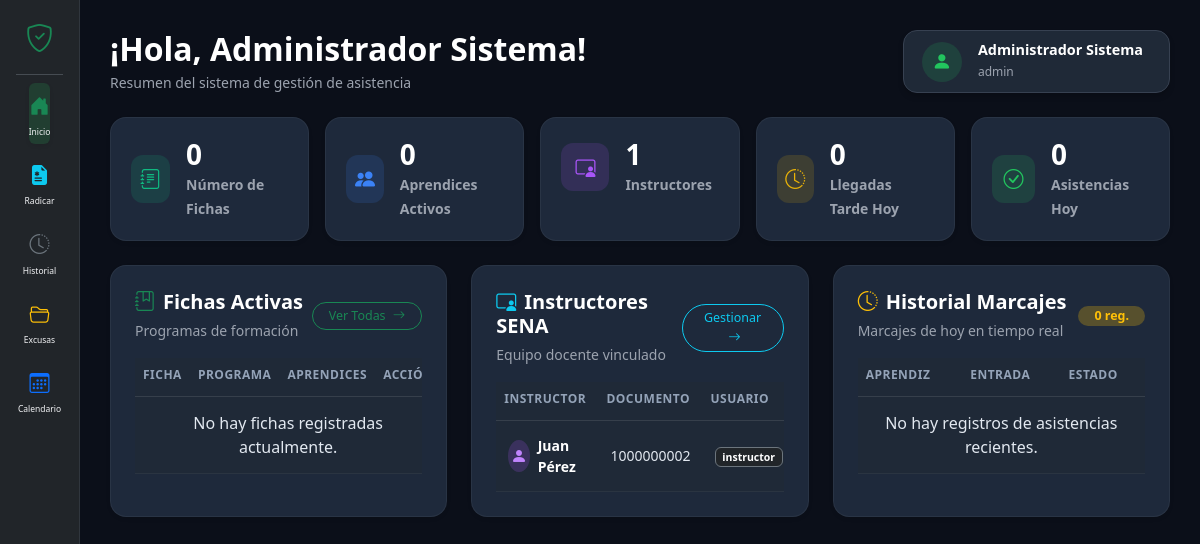
Screenshot of /index.php?action=dashboard (signed in) with the database file from the repository.
### tables this page shows
CREATE TABLE IF NOT EXISTS usuario (
    id_usuario INT AUTO_INCREMENT PRIMARY KEY,
    nombre_usuario VARCHAR(45) NOT NULL,
    contrasena VARCHAR(400) NOT NULL,
    nombre VARCHAR(45) NOT NULL,
    apellido VARCHAR(45) NOT NULL,
    identificacion VARCHAR(45) NOT NULL,
    telefono VARCHAR(45),
    codigo_rfid VARCHAR(50),
    estado VARCHAR(20) DEFAULT 'Activo',
    fk_rol INT NOT NULL,
    FOREIGN KEY (fk_rol) REFERENCES rol(id_rol)
);

### views/auth/dashboard.php (the view, shortened to what the rows shown need)
<?php
$instructoresResumen = (isset($instructoresResumen) && is_array($instructoresResumen)) ? $instructoresResumen : [];
?>
<!DOCTYPE html>
<html lang="es">
<head>
    <link href="https://cdn.jsdelivr.net/npm/bootstrap@5.3.2/dist/css/bootstrap.min.css" rel="stylesheet">
    <link rel="stylesheet" href="https://cdn.jsdelivr.net/npm/bootstrap-icons@1.11.1/font/bootstrap-icons.css">
    <link rel="stylesheet" href="public/css/dashboard.css?v=<?= file_exists('public/css/dashboard.css') ? filemtime('public/css/dashboard.css') : time(); ?>">
</head>
<body>
    <div class="dashboard-container">
        <main class="main-content">
            <div class="d-flex justify-content-between align-items-center mb-4 flex-wrap gap-3">
                <div>
                    <h2 class="fw-bold mb-1 text-white">¡Hola, <?= htmlspecialchars((string)($nombreUsuario ?? 'Usuario')); ?>!</h2>
                </div>
            </div>
            <?php if (isset($vistaActiva) && $vistaActiva === 'escaner'): ?>
                <div class="row justify-content-center mt-4">
                    <div class="col-md-8">
                        <div class="card shadow-lg text-center p-5 card-dark-panel">
                            <div class="card-body">
                                <div class="mb-4">
                                    <i class="bi bi-credit-card-2-front fs-1 text-info"></i>
                                </div>
                                <h3 class="card-title text-white mb-3">Acerque su Tarjeta o Llavero RFID</h3>
                                <p class="text-muted mb-4">El lector procesará el código automáticamente y registrará la entrada o salida.</p>
                                <form id="formEscaner">
                                    <div class="mb-3">
                                        <input type="text" id="codigo_rfid" name="codigo_rfid" class="form-control form-control-lg text-center scanner-input-box" placeholder="Esperando lectura de RFID..." autofocus autocomplete="off" required>
                                    </div>
                                </form>
                                <div id="respuestaAsistencia" class="mt-4"></div>
                            </div>
                        </div>
                    </div>
                </div>
                <script src="public/js/escaner.js"></script>
            <?php else: ?>
                <div class="row g-4 mb-4">
                    <div class="col-12 col-xl-4 col-lg-4">
                        <div class="dashboard-card card-dark-panel p-3 shadow-sm h-100 d-flex flex-column">
                            <div class="table-responsive flex-grow-1 table-scrollable-container">
                                <table class="table table-custom align-middle mb-0">
                                    <thead>
                                        <tr>
                                            <th>FICHA</th>
                                            <th>PROGRAMA</th>
                                            <th class="text-center">APRENDICES</th>
                                            <th class="text-end">ACCIÓN</th>
                                        </tr>
                                    </thead>
                                </table>
                            </div>
                        </div>
                    </div>
                    <div class="col-12 col-xl-4 col-lg-4">
                        <div class="dashboard-card card-dark-panel p-3 shadow-sm h-100 d-flex flex-column">
                            <div class="table-responsive flex-grow-1 table-scrollable-container">
                                <table class="table table-custom align-middle mb-0">
                                    <thead>
                                        <tr>
                                            <th>INSTRUCTOR</th>
                                            <th>DOCUMENTO</th>
                                            <th>USUARIO</th>
                                        </tr>
                                    </thead>
                                    <tbody>
                                        <?php if (!empty($instructoresResumen) && is_array($instructoresResumen)): ?>
                                            <?php foreach ($instructoresResumen as $inst): ?>
                                                <tr>
                                                    <td>
                                                        <div class="d-flex align-items-center gap-2">
                                                            <div class="avatar-circle-sm avatar-icon-purple">
                                                                <i class="bi bi-person-fill"></i>
                                                            </div>
                                                            <span class="fw-semibold text-white small"><?= htmlspecialchars(trim($inst['nombre'] . ' ' . $inst['apellido'])); ?></span>
                                                        </div>
                                                    </td>
                                                    <td class="text-muted small"><?= htmlspecialchars($inst['identificacion']); ?></td>
                                                    <td class="text-muted small">
                                                        <span class="badge bg-dark border border-secondary"><?= htmlspecialchars($inst['nombre_usuario']); ?></span>
                                                    </td>
                                                </tr>
                                            <?php endforeach; ?>
                                        <?php else: ?>
                                            <tr>
                                                <td colspan="3" class="text-center py-4 text-muted">No hay instructores registrados.</td>
                                            </tr>
                                        <?php endif; ?>
                                    </tbody>
                                </table>
                            </div>
                        </div>
                    </div>
                    <div class="col-12 col-xl-4 col-lg-4" id="seccionMarcajes">
                        <div class="dashboard-card card-dark-panel p-3 shadow-sm h-100 d-flex flex-column">
                            <div class="table-responsive flex-grow-1 table-scrollable-container">
                                <table class="table table-custom align-middle mb-0">
                                    <thead>
                                        <tr>
                                            <th>APRENDIZ</th>
                                            <th>ENTRADA</th>
                                            <th>ESTADO</th>
                                        </tr>
                                    </thead>
                                </table>
                            </div>
                        </div>
                    </div>
                </div>
<?php endif; ?>
    </main>
</div>
</body>
</html>

### rows the page displays
usuario: nombre+apellido "Juan Pérez", identificacion "1000000002", nombre_usuario "instructor"

### other values shown
$texto "Inicio Radicar Historial Excusas Calendario"
$nombreUsuario "Administrador Sistema"
$rolUsuario "admin"
$totalFichas "0"
$totalAprendices "0"
$totalInstructores "1"
$retardosHoy "0"
$asistenciasHoy "0"
